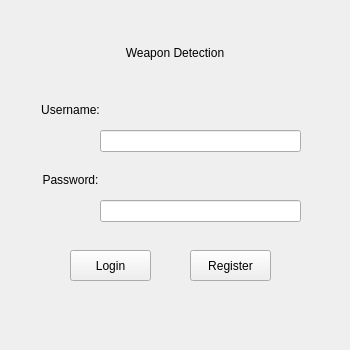
<?xml version="1.0" encoding="UTF-8"?>
<ui version="4.0">
 <class>MainWindow</class>
 <widget class="QMainWindow" name="MainWindow">
  <property name="geometry">
   <rect>
    <x>0</x>
    <y>0</y>
    <width>350</width>
    <height>350</height>
   </rect>
  </property>
  <property name="minimumSize">
   <size>
    <width>300</width>
    <height>300</height>
   </size>
  </property>
  <property name="maximumSize">
   <size>
    <width>350</width>
    <height>350</height>
   </size>
  </property>
  <property name="font">
   <font>
    <family>Arial</family>
   </font>
  </property>
  <property name="windowTitle">
   <string>Weapon Detection</string>
  </property>
  <widget class="QWidget" name="centralwidget">
   <property name="minimumSize">
    <size>
     <width>300</width>
     <height>300</height>
    </size>
   </property>
   <widget class="QLabel" name="labelTitle">
    <property name="geometry">
     <rect>
      <x>75</x>
      <y>40</y>
      <width>200</width>
      <height>25</height>
     </rect>
    </property>
    <property name="font">
     <font>
      <family>Arial</family>
     </font>
    </property>
    <property name="text">
     <string>Weapon Detection</string>
    </property>
    <property name="alignment">
     <set>Qt::AlignCenter</set>
    </property>
   </widget>
   <widget class="QLabel" name="labelUsername">
    <property name="geometry">
     <rect>
      <x>30</x>
      <y>100</y>
      <width>81</width>
      <height>20</height>
     </rect>
    </property>
    <property name="font">
     <font>
      <family>Arial</family>
     </font>
    </property>
    <property name="text">
     <string>Username:</string>
    </property>
    <property name="alignment">
     <set>Qt::AlignCenter</set>
    </property>
   </widget>
   <widget class="QLabel" name="labelPassword">
    <property name="geometry">
     <rect>
      <x>30</x>
      <y>170</y>
      <width>81</width>
      <height>20</height>
     </rect>
    </property>
    <property name="text">
     <string>Password:</string>
    </property>
    <property name="alignment">
     <set>Qt::AlignCenter</set>
    </property>
   </widget>
   <widget class="QLineEdit" name="usernameInput">
    <property name="geometry">
     <rect>
      <x>100</x>
      <y>130</y>
      <width>201</width>
      <height>22</height>
     </rect>
    </property>
    <property name="text">
     <string/>
    </property>
   </widget>
   <widget class="QLineEdit" name="passwordInput">
    <property name="geometry">
     <rect>
      <x>100</x>
      <y>200</y>
      <width>201</width>
      <height>22</height>
     </rect>
    </property>
    <property name="text">
     <string/>
    </property>
    <property name="echoMode">
     <enum>QLineEdit::Password</enum>
    </property>
   </widget>
   <widget class="QPushButton" name="loginButton">
    <property name="geometry">
     <rect>
      <x>70</x>
      <y>250</y>
      <width>81</width>
      <height>31</height>
     </rect>
    </property>
    <property name="palette">
     <palette>
      <active>
       <colorrole role="WindowText">
        <brush brushstyle="SolidPattern">
         <color alpha="255">
          <red>170</red>
          <green>0</green>
          <blue>0</blue>
         </color>
        </brush>
       </colorrole>
      </active>
      <inactive>
       <colorrole role="WindowText">
        <brush brushstyle="SolidPattern">
         <color alpha="255">
          <red>170</red>
          <green>0</green>
          <blue>0</blue>
         </color>
        </brush>
       </colorrole>
      </inactive>
      <disabled>
       <colorrole role="WindowText">
        <brush brushstyle="SolidPattern">
         <color alpha="255">
          <red>120</red>
          <green>120</green>
          <blue>120</blue>
         </color>
        </brush>
       </colorrole>
      </disabled>
     </palette>
    </property>
    <property name="text">
     <string>Login</string>
    </property>
   </widget>
   <widget class="QPushButton" name="registerButton">
    <property name="geometry">
     <rect>
      <x>190</x>
      <y>250</y>
      <width>81</width>
      <height>31</height>
     </rect>
    </property>
    <property name="text">
     <string>Register</string>
    </property>
   </widget>
  </widget>
 </widget>
 <resources/>
 <connections/>
</ui>
